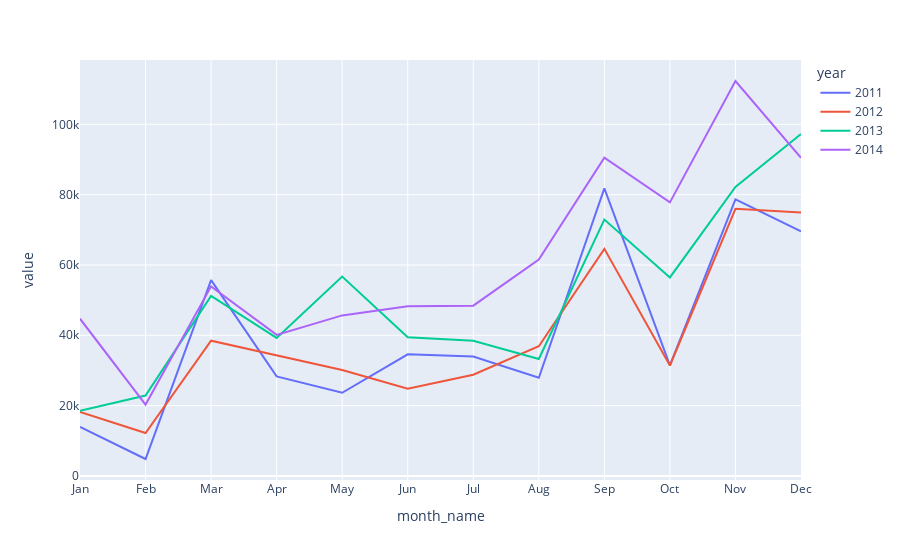

The cell this chart's notebook holds for it:
### Markdown cell above
#### Seasonal Plots

### Code cell
import pandas as pd
import io, requests
import plotly.express as px

# use requests so that there are no issues with utf-8 encoding
df = pd.read_csv(
    io.StringIO(
        requests.get(
            "https://raw.githubusercontent.com/joaolcorreia/RFM-analysis/master/sample-orders.csv"
        ).text
    )
)
df["order_date"] = pd.to_datetime(df["order_date"])

px.line(
    df.assign(

        year=df["order_date"].dt.year,
        month=df["order_date"].dt.month,
        month_name=df["order_date"].dt.strftime("%b"),
    )
    .groupby(["year", "month", "month_name"], as_index=False)
    .agg(value=("grand_total", "sum")),
    x="month_name",
    y="value",
    color="year",
)

### Figure 1 — Plotly figure (JSON) as saved in the notebook; plotly's stock layout.template omitted (floating-point values rounded to 4 significant figures)
{"data": [{"hovertemplate": "year=2011<br>month_name=%{x}<br>value=%{y}<extra></extra>", "legendgroup": "2011", "line": {"color": "#636efa", "dash": "solid"}, "marker": {"symbol": "circle"}, "mode": "lines", "name": "2011", "orientation": "v", "showlegend": true, "type": "scatter", "x": ["Jan", "Feb", "Mar", "Apr", "May", "Jun", "Jul", "Aug", "Sep", "Oct", "Nov", "Dec"], "xaxis": "x", "y": [13949, 4810, 55695, 28298, 23647, 34593, 33945, 27910, 81784, 31449, 78633, 69547], "yaxis": "y"}, {"hovertemplate": "year=2012<br>month_name=%{x}<br>value=%{y}<extra></extra>", "legendgroup": "2012", "line": {"color": "#EF553B", "dash": "solid"}, "marker": {"symbol": "circle"}, "mode": "lines", "name": "2012", "orientation": "v", "showlegend": true, "type": "scatter", "x": ["Jan", "Feb", "Mar", "Apr", "May", "Jun", "Jul", "Aug", "Sep", "Oct", "Nov", "Dec"], "xaxis": "x", "y": [18174, 12211, 38469, 34196, 30137, 24800, 28767, 36898, 64595, 31406, 75968, 74918], "yaxis": "y"}, {"hovertemplate": "year=2013<br>month_name=%{x}<br>value=%{y}<extra></extra>", "legendgroup": "2013", "line": {"color": "#00cc96", "dash": "solid"}, "marker": {"symbol": "circle"}, "mode": "lines", "name": "2013", "orientation": "v", "showlegend": true, "type": "scatter", "x": ["Jan", "Feb", "Mar", "Apr", "May", "Jun", "Jul", "Aug", "Sep", "Oct", "Nov", "Dec"], "xaxis": "x", "y": [18543, 22867, 51185, 39251, 56693, 39431, 38440, 33261, 72909, 56463, 82190, 97244], "yaxis": "y"}, {"hovertemplate": "year=2014<br>month_name=%{x}<br>value=%{y}<extra></extra>", "legendgroup": "2014", "line": {"color": "#ab63fa", "dash": "solid"}, "marker": {"symbol": "circle"}, "mode": "lines", "name": "2014", "orientation": "v", "showlegend": true, "type": "scatter", "x": ["Jan", "Feb", "Mar", "Apr", "May", "Jun", "Jul", "Aug", "Sep", "Oct", "Nov", "Dec"], "xaxis": "x", "y": [44708, 20287, 53917, 40110, 45655, 48256, 48429, 61517, 90495, 77802, 112329, 90480], "yaxis": "y"}], "layout": {"legend": {"title": {"text": "year"}, "tracegroupgap": 0}, "margin": {"t": 60}, "xaxis": {"anchor": "y", "domain": [0, 1], "title": {"text": "month_name"}}, "yaxis": {"anchor": "x", "domain": [0, 1], "title": {"text": "value"}}}}
